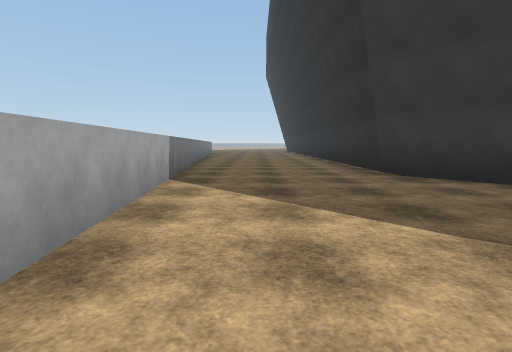
[1] (above)

23 first-person views from a walk through a 3-D level made in the Unity game engine. The camera is 1.3 m above the floor, tilts 6° down and sees 80° across. The floor is counted in squares, 2 m on a side. Each view is taken from the middle of a square. On the plan, view 1 faces up. The plan holds only what a view shows up to about 10 squares ahead; the rest is blank. The place goes on beyond the plan. The player is left out. Some surface patterns are stand-ins.

[2]
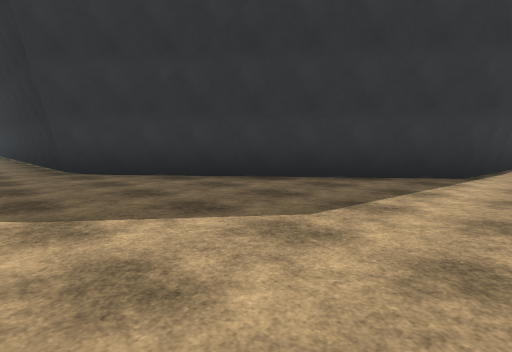

[3]
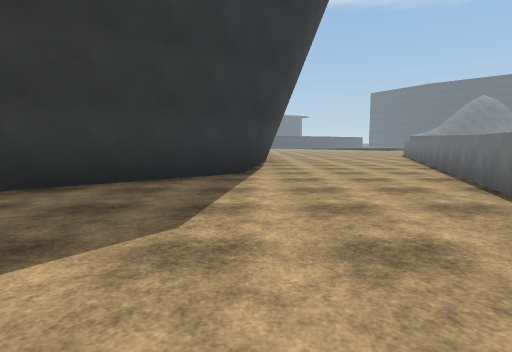

[4]
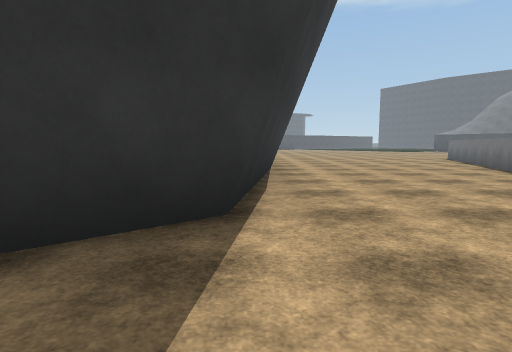

[5]
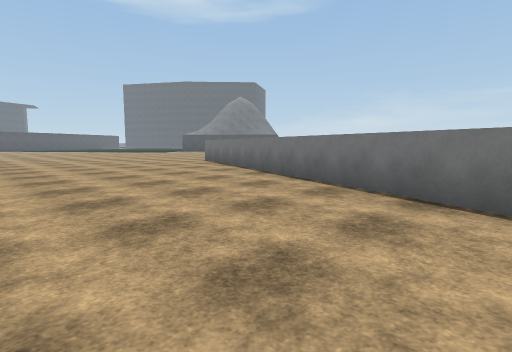

[6]
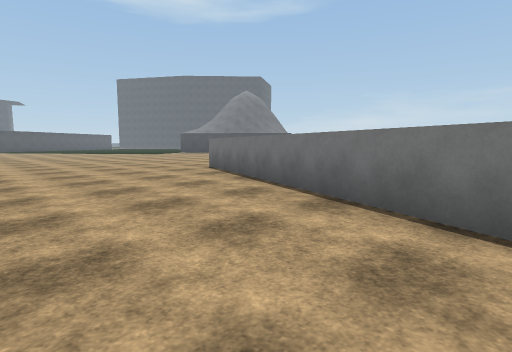

[7]
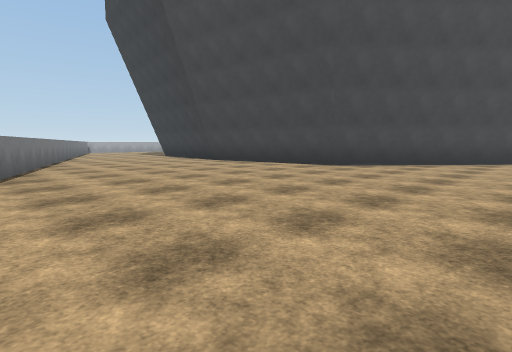

[8]
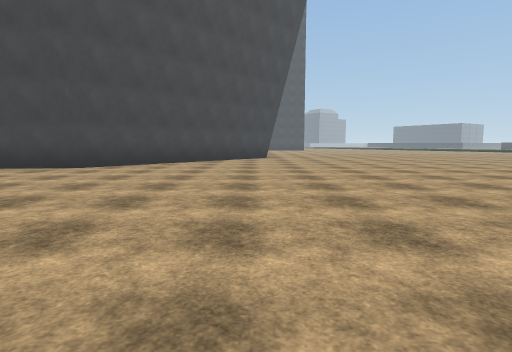

[9]
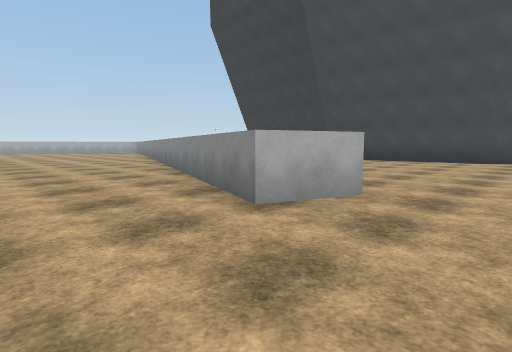

[10]
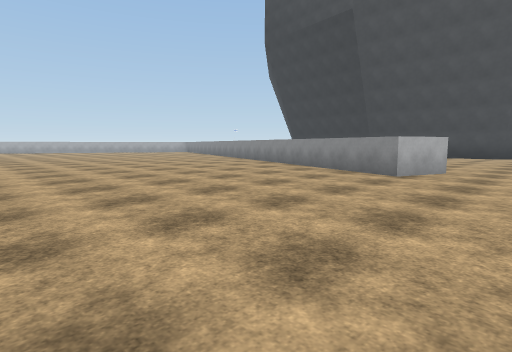

[11]
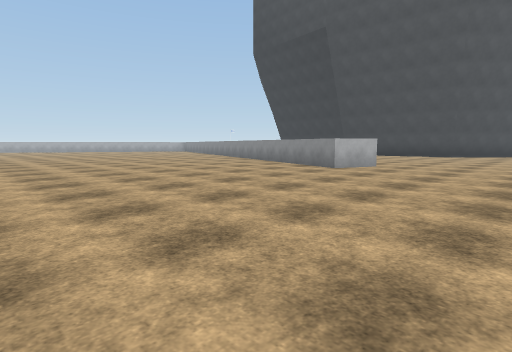

[12]
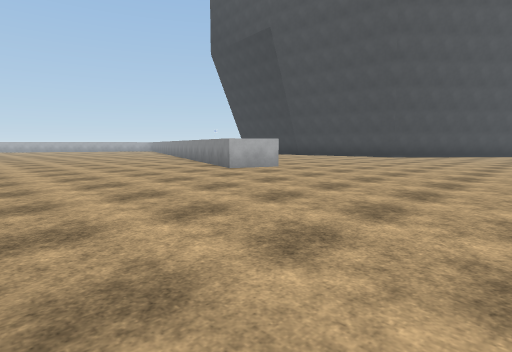

[13]
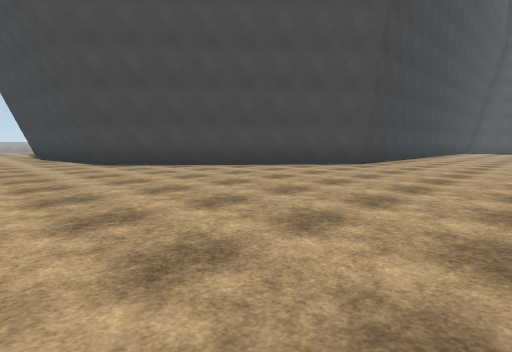

[14]
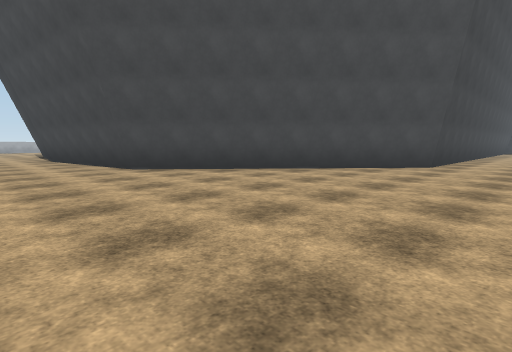

[15]
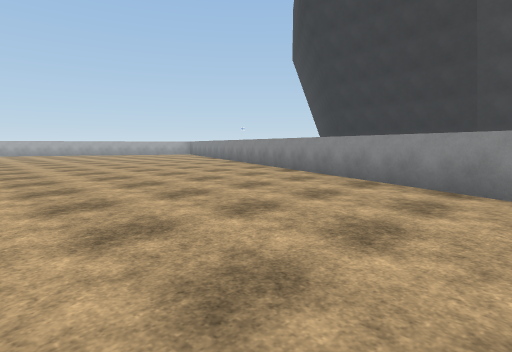

[16]
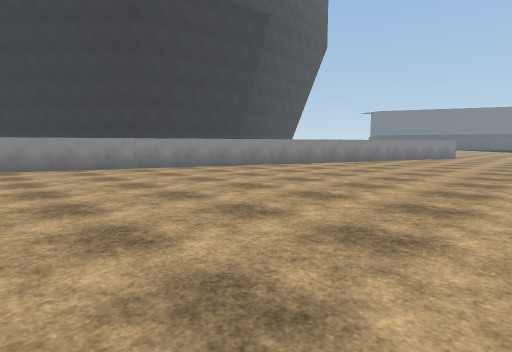

[17]
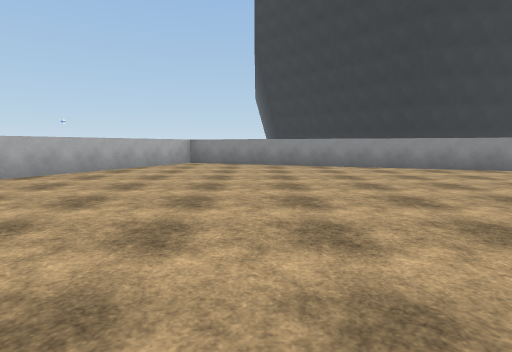

[18]
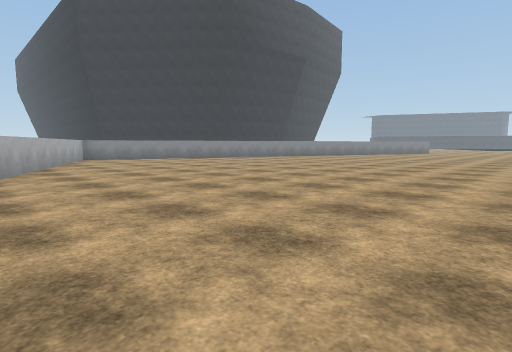

[19]
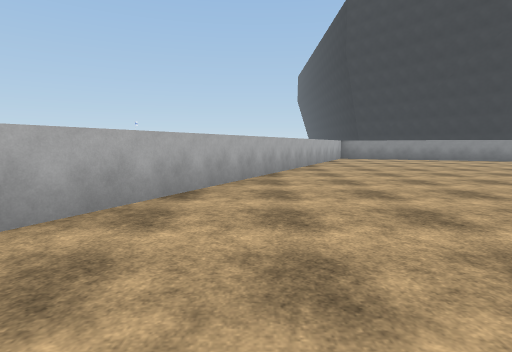

[20]
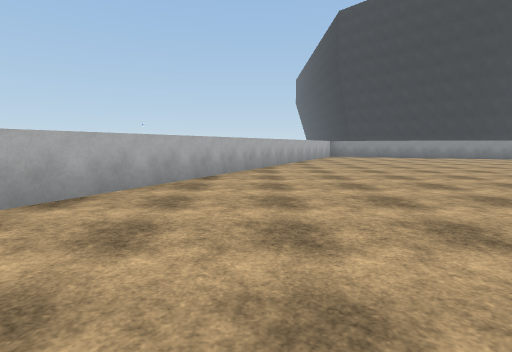

[21]
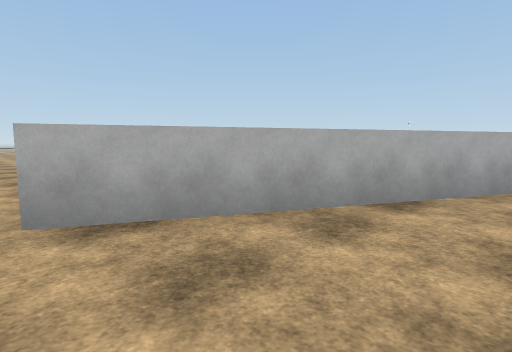

[22]
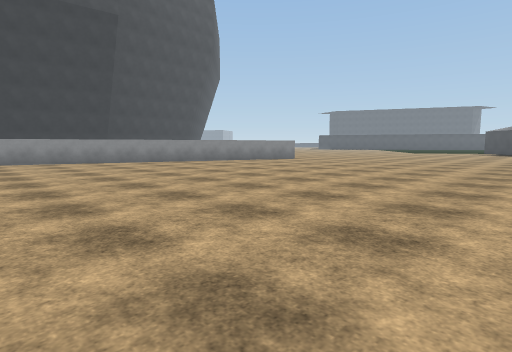

[23]
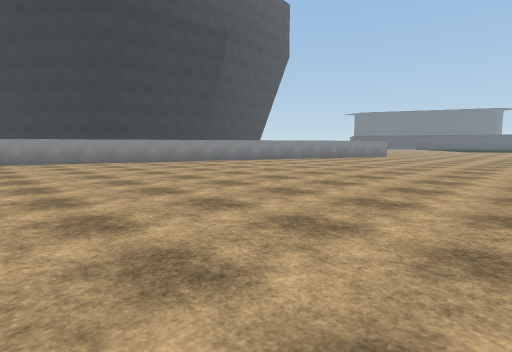

### Floor plan
Points are (right, up) in squares from view 1. A wall is a line through its corners. A room is listed if a view was taken in it or the views show most of it. See-through windows are left out.
Room 1 (views 1, 2, 3, 4, 5, 6, 7, 8, 9, 10, 11, 12, 13, 14, 15, 16, 17, 18, 19, 20, 21, 22, 23)
walls: (13, -0.6) (7.7, 0.1) (2.6, 6.4) (2.6, 8.5); (4.8, -3.2) (18.2, -8.3) (17.7, -9.7) (-0.2, -2.9); (-1.5, -2.9) (-8.8, -17.7); (23.6, 8.5) (23.6, 6.2) (18.3, 0) (14.2, -0.5); (-1.9, 8.5) (-1.2, 1.3)

Positions as (right, up) in squares from view 1, and headings:
1: (0, 0), facing up
2: (1, -1), facing up-right
3: (1, 0), facing right
4: (5, 0), facing right
5: (8, -1), facing down-right
6: (11, -3), facing down-right
7: (23, -8), facing up-left
8: (23, -8), facing up
9: (20, -12), facing up-left
10: (20, -16), facing up-left
11: (22, -17), facing up-left
12: (24, -15), facing up-left
13: (28, -3), facing up-left
14: (26, -3), facing up-left
15: (15, -13), facing up-left
16: (2, -13), facing up-right
17: (1, -13), facing up
18: (-5, -16), facing up-right
19: (-5, -16), facing up
20: (-5, -18), facing up
21: (-6, -18), facing up-left
22: (7, -18), facing up-right
23: (2, -16), facing up-right
